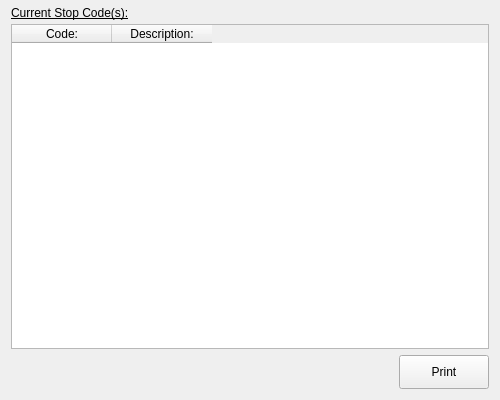
<?xml version="1.0" encoding="UTF-8"?>
<ui version="4.0">
 <class>DCcontent_stopCodes_Form</class>
 <widget class="QWidget" name="DCcontent_stopCodes_Form">
  <property name="geometry">
   <rect>
    <x>0</x>
    <y>0</y>
    <width>500</width>
    <height>400</height>
   </rect>
  </property>
  <property name="minimumSize">
   <size>
    <width>0</width>
    <height>0</height>
   </size>
  </property>
  <property name="font">
   <font>
    <family>Liberation Sans</family>
    <pointsize>9</pointsize>
    <weight>50</weight>
    <bold>false</bold>
   </font>
  </property>
  <property name="windowTitle">
   <string>Diagnostic Codes</string>
  </property>
  <layout class="QVBoxLayout" name="main_verticalLayout">
   <property name="topMargin">
    <number>0</number>
   </property>
   <item>
    <layout class="QVBoxLayout" name="tables_verticalLayout">
     <property name="spacing">
      <number>4</number>
     </property>
     <property name="topMargin">
      <number>0</number>
     </property>
     <property name="bottomMargin">
      <number>0</number>
     </property>
     <item>
      <widget class="QLabel" name="currOrTempDTCsTitle_label">
       <property name="minimumSize">
        <size>
         <width>280</width>
         <height>20</height>
        </size>
       </property>
       <property name="maximumSize">
        <size>
         <width>280</width>
         <height>20</height>
        </size>
       </property>
       <property name="font">
        <font>
         <underline>true</underline>
        </font>
       </property>
       <property name="text">
        <string>Current Stop Code(s):</string>
       </property>
       <property name="alignment">
        <set>Qt::AlignBottom|Qt::AlignLeading|Qt::AlignLeft</set>
       </property>
      </widget>
     </item>
     <item>
      <widget class="QTableWidget" name="currOrTempDTCs_tableWidget">
       <property name="sizePolicy">
        <sizepolicy hsizetype="Preferred" vsizetype="MinimumExpanding">
         <horstretch>0</horstretch>
         <verstretch>0</verstretch>
        </sizepolicy>
       </property>
       <property name="minimumSize">
        <size>
         <width>0</width>
         <height>0</height>
        </size>
       </property>
       <property name="editTriggers">
        <set>QAbstractItemView::NoEditTriggers</set>
       </property>
       <property name="alternatingRowColors">
        <bool>true</bool>
       </property>
       <property name="selectionBehavior">
        <enum>QAbstractItemView::SelectRows</enum>
       </property>
       <column>
        <property name="text">
         <string>Code:</string>
        </property>
       </column>
       <column>
        <property name="text">
         <string>Description:</string>
        </property>
       </column>
      </widget>
     </item>
    </layout>
   </item>
   <item>
    <layout class="QHBoxLayout" name="horizontalLayout">
     <property name="bottomMargin">
      <number>0</number>
     </property>
     <item>
      <spacer name="horizontalSpacer">
       <property name="orientation">
        <enum>Qt::Horizontal</enum>
       </property>
       <property name="sizeHint" stdset="0">
        <size>
         <width>40</width>
         <height>20</height>
        </size>
       </property>
      </spacer>
     </item>
     <item>
      <widget class="QPushButton" name="printDClist_pushButton">
       <property name="minimumSize">
        <size>
         <width>90</width>
         <height>34</height>
        </size>
       </property>
       <property name="maximumSize">
        <size>
         <width>90</width>
         <height>34</height>
        </size>
       </property>
       <property name="text">
        <string>    Print    </string>
       </property>
       <property name="icon">
        <iconset resource="../resources/FreeSSM.qrc">
         <normaloff>:/icons/chrystal/32x32/fileprint.png</normaloff>:/icons/chrystal/32x32/fileprint.png</iconset>
       </property>
       <property name="iconSize">
        <size>
         <width>24</width>
         <height>24</height>
        </size>
       </property>
      </widget>
     </item>
    </layout>
   </item>
  </layout>
 </widget>
 <resources>
  <include location="../resources/FreeSSM.qrc"/>
 </resources>
 <connections/>
</ui>
